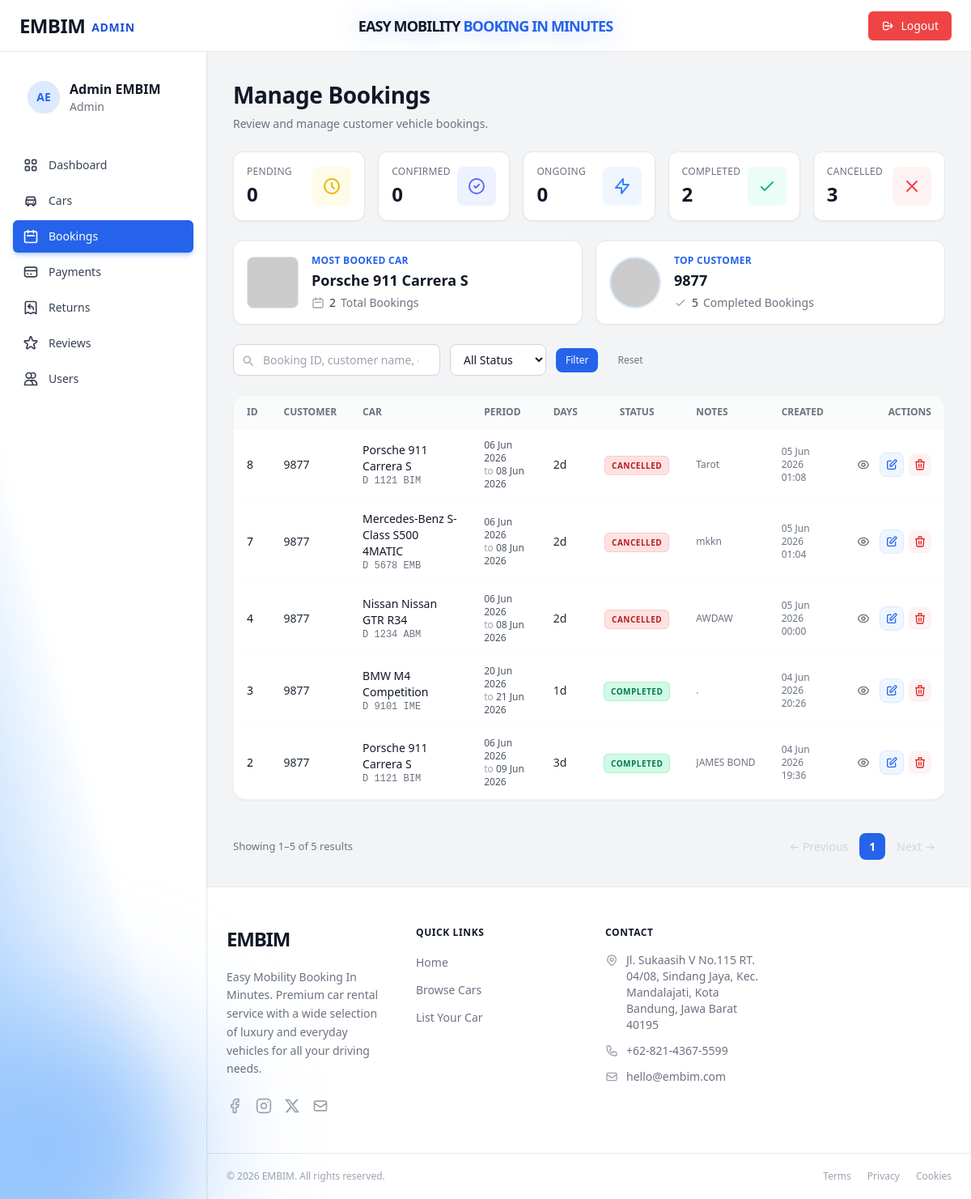
The app's page /admin/index.php?page=manage_bookings (signed in) with its own data.
### tables this page shows
CREATE TABLE `cars` (
  `id` int(11) NOT NULL,
  `brand` varchar(80) NOT NULL,
  `model` varchar(100) NOT NULL,
  `year` year(4) NOT NULL,
  `license_plate` varchar(20) NOT NULL,
  `price_per_day` decimal(12,2) NOT NULL,
  `status` enum('available','booked','maintenance') NOT NULL DEFAULT 'available',
  `transmission` enum('automatic','manual') NOT NULL DEFAULT 'automatic',
  `fuel_type` enum('gasoline','diesel','electric','hybrid') NOT NULL DEFAULT 'gasoline',
  `seats` tinyint(4) NOT NULL DEFAULT 5,
  `description` text DEFAULT NULL,
  `photo` varchar(255) DEFAULT NULL COMMENT 'Nama file gambar di folder assets/images',
  `created_at` datetime NOT NULL DEFAULT current_timestamp(),
  `updated_at` datetime NOT NULL DEFAULT current_timestamp() ON UPDATE current_timestamp()
);

CREATE TABLE `users` (
  `id` int(11) NOT NULL,
  `full_name` varchar(100) NOT NULL,
  `email` varchar(150) NOT NULL,
  `password` varchar(255) NOT NULL COMMENT 'bcrypt hash',
  `phone` varchar(20) DEFAULT NULL,
  `address` text DEFAULT NULL,
  `role` enum('admin','user') NOT NULL DEFAULT 'user',
  `photo_profile` varchar(100) DEFAULT NULL,
  `photo_ktp` varchar(100) DEFAULT NULL,
  `photo_sim` varchar(100) DEFAULT NULL,
  `created_at` datetime NOT NULL DEFAULT current_timestamp(),
  `updated_at` datetime NOT NULL DEFAULT current_timestamp() ON UPDATE current_timestamp()
);

CREATE TABLE `bookings` (
  `id` int(11) NOT NULL,
  `user_id` int(11) NOT NULL,
  `car_id` int(11) NOT NULL,
  `start_date` date NOT NULL,
  `end_date` date NOT NULL,
  `total_days` smallint(6) NOT NULL DEFAULT 1,
  `total_price` decimal(14,2) NOT NULL,
  `status` enum('pending','confirmed','ongoing','completed','cancelled') DEFAULT 'pending',
  `notes` text DEFAULT NULL,
  `identity_photo` varchar(255) DEFAULT NULL,
  `payment_method` enum('transfer_bank_bri','transfer_bank_mandiri','shopeepay','dana','ovo','gopay','transfer_bank_bni','transfer_bank_bca','transfer_bank_seabank') DEFAULT NULL,
  `payment_status` enum('unpaid','paid','refunded') DEFAULT 'unpaid',
  `payment_proof` varchar(255) DEFAULT NULL,
  `paid_at` datetime DEFAULT NULL,
  `created_at` datetime DEFAULT current_timestamp(),
  `updated_at` datetime DEFAULT current_timestamp() ON UPDATE current_timestamp()
);

### admin/views/manage_bookings.php (the view, shortened to what the rows shown need)
<?php require_once __DIR__ . '/partials/layout_top.php'; ?>
<div class="space-y-6">
  <div class="page-heading">
    <h1>Manage Bookings</h1>
  </div>
  <div class="grid grid-cols-1 md:grid-cols-2 gap-4 mb-6">
    <?php if (!empty($topCar)): ?>
    <div class="bg-white rounded-xl border border-gray-200 p-4 flex items-center gap-4 shadow-sm hover:shadow-md transition-shadow">
      <div class="w-16 h-16 shrink-0 rounded-lg overflow-hidden bg-gray-100 border border-gray-200">
        <img src="../assets/images/<?= htmlspecialchars($topCar['photo']) ?>" alt="Top Car" class="w-full h-full object-cover" onerror="this.src='https://ui-avatars.com/api/?name=Car&background=f3f4f6&color=9ca3af'" />
      </div>
      <div class="flex-1 min-w-0">
        <p class="text-xs font-bold text-blue-600 uppercase tracking-wide mb-0.5">Most Booked Car</p>
        <p class="text-lg font-bold text-gray-900 truncate"><?= htmlspecialchars($topCar['brand'] . ' ' . $topCar['model']) ?></p>
        <p class="text-sm text-gray-500 mt-1 flex items-center gap-1.5">
          <svg xmlns="http://www.w3.org/2000/svg" class="h-4 w-4 text-gray-400" fill="none" viewBox="0 0 24 24" stroke="currentColor" stroke-width="2"><path stroke-linecap="round" stroke-linejoin="round" d="M8 7V3m8 4V3m-9 8h10M5 21h14a2 2 0 002-2V7a2 2 0 00-2-2H5a2 2 0 00-2 2v12a2 2 0 002 2z"/></svg>
          <span class="font-medium text-gray-700"><?= $topCar['booking_count'] ?></span> Total Bookings
        </p>
      </div>
    </div>
    <?php endif; ?>
    <?php if (!empty($topUser)): ?>
    <div class="bg-white rounded-xl border border-gray-200 p-4 flex items-center gap-4 shadow-sm hover:shadow-md transition-shadow">
      <div class="w-16 h-16 shrink-0 rounded-full overflow-hidden bg-gray-100 border-2 border-blue-100">
        <img src="../assets/images/user/<?= htmlspecialchars($topUser['photo_profile'] ?? 'default.png') ?>" alt="Top User" class="w-full h-full object-cover" onerror="this.src='https://ui-avatars.com/api/?name=<?= urlencode($topUser['full_name']) ?>&background=eff6ff&color=1d4ed8'" />
      </div>
      <div class="flex-1 min-w-0">
        <p class="text-xs font-bold text-blue-600 uppercase tracking-wide mb-0.5">Top Customer</p>
        <p class="text-lg font-bold text-gray-900 truncate"><?= htmlspecialchars($topUser['full_name']) ?></p>
        <p class="text-sm text-gray-500 mt-1 flex items-center gap-1.5">
          <svg xmlns="http://www.w3.org/2000/svg" class="h-4 w-4 text-gray-400" fill="none" viewBox="0 0 24 24" stroke="currentColor" stroke-width="2"><path stroke-linecap="round" stroke-linejoin="round" d="M5 13l4 4L19 7"/></svg>
          <span class="font-medium text-gray-700"><?= $topUser['booking_count'] ?></span> Completed Bookings
        </p>
      </div>
    </div>
    <?php endif; ?>
  </div>
  <div class="bg-white rounded-2xl shadow-sm border border-gray-100 overflow-hidden mb-6">
    <table class="w-full text-left text-sm text-gray-600">
      <thead class="bg-gray-50/80 border-b border-gray-100 text-xs uppercase font-semibold text-gray-500">
        <tr>
          <th class="px-4 py-3">ID</th>
          <th class="px-4 py-3">Customer</th>
          <th class="px-4 py-3">Car</th>
          <th class="px-4 py-3">Period</th>
          <th class="px-4 py-3">Days</th>
          <th class="px-4 py-3 text-center">Status</th>
          <th class="px-4 py-3">Notes</th>
          <th class="px-4 py-3">Created</th>
          <th class="px-4 py-3 text-right">Actions</th>
        </tr>
      </thead>
      <tbody>
        <?php if (empty($bookings)): ?>
          <tr><td colspan="9" class="text-center py-10 text-gray-400">No booking data found.</td></tr>
        <?php else: foreach ($bookings as $b): ?>
        <tr class="hover:bg-blue-50/30 transition-colors group border-b border-gray-50">
          <td class="px-4 py-3 font-medium text-gray-900"><?= (int)$b['id'] ?></td>
          <td class="px-4 py-3 font-medium text-gray-800"><?= htmlspecialchars($b['customer_name']) ?></td>
          <td class="px-4 py-3">
            <div class="font-medium text-gray-900"><?= htmlspecialchars($b['car_name']) ?></div>
            <div class="text-xs text-gray-500 font-mono"><?= htmlspecialchars($b['license_plate']) ?></div>
          </td>
          <td class="px-4 py-3 text-xs text-gray-600">
            <?= date('d M Y', strtotime($b['start_date'])) ?><br><span class="text-gray-400">to</span> <?= date('d M Y', strtotime($b['end_date'])) ?>
          </td>
          <td class="px-4 py-3 font-medium text-gray-800">
            <?= (int)$b['total_days'] ?>d
          </td>
          <td class="px-4 py-3 text-center">
            <?php
              $bs = $b['status'] ?? 'completed';
              $bsCls = match($bs) {
                'completed' => 'bg-emerald-100 text-emerald-700 border-emerald-200',
                'ongoing' => 'bg-blue-100 text-blue-700 border-blue-200',
                'cancelled' => 'bg-red-100 text-red-700 border-red-200',
                'confirmed' => 'bg-indigo-100 text-indigo-700 border-indigo-200',
                'pending' => 'bg-yellow-100 text-yellow-700 border-yellow-200',
                default => 'bg-gray-100 text-gray-700 border-gray-200'
              };
            ?>
            <span class="px-2 py-1 border rounded-md text-[10px] font-bold uppercase tracking-wider <?= $bsCls ?>">
              <?= htmlspecialchars($bs) ?>
            </span>
          </td>
          <td class="px-4 py-3 text-xs text-gray-500">
            <div class="truncate max-w-[120px]" title="<?= htmlspecialchars($b['notes'] ?? '') ?>">
              <?= !empty($b['notes']) ? htmlspecialchars($b['notes']) : '<span class="italic text-gray-400">—</span>' ?>
            </div>
          </td>
          <td class="px-4 py-3 text-xs text-gray-500">
            <?= htmlspecialchars(date('d M Y', strtotime($b['created_at']))) ?><br><?= htmlspecialchars(date('H:i', strtotime($b['created_at']))) ?>
          </td>
          <td class="px-4 py-3">
            <div class="flex items-center justify-end gap-1.5">
              <a href="?page=booking_detail&id=<?= $b['id'] ?>" class="p-1.5 text-gray-500 hover:text-gray-900 hover:bg-gray-100 rounded-lg transition-colors" title="View Details">
              </a>
              <a href="?page=edit_booking&id=<?= $b['id'] ?>" class="p-1.5 bg-blue-50 text-blue-600 hover:bg-blue-600 hover:text-white rounded-lg transition-colors border border-blue-100" title="Edit">
                <svg xmlns="http://www.w3.org/2000/svg" class="h-4 w-4" fill="none" viewBox="0 0 24 24" stroke="currentColor" stroke-width="2"><path stroke-linecap="round" stroke-linejoin="round" d="M11 5H6a2 2 0 00-2 2v11a2 2 0 002 2h11a2 2 0 002-2v-5m-1.414-9.414a2 2 0 112.828 2.828L11.828 15H9v-2.828l8.586-8.586z"/></svg>
              </a>
              <button type="button" onclick="openDeleteModal(<?= (int)$b['id'] ?>, '<?= addslashes(htmlspecialchars($b['customer_name'])) ?>')" class="p-1.5 bg-red-50 text-red-600 hover:bg-red-100 rounded-lg transition-colors" title="Delete">
                <svg xmlns="http://www.w3.org/2000/svg" class="h-4 w-4" fill="none" viewBox="0 0 24 24" stroke="currentColor" stroke-width="2"><path stroke-linecap="round" stroke-linejoin="round" d="M19 7l-.867 12.142A2 2 0 0116.138 21H7.862a2 2 0 01-1.995-1.858L5 7m5 4v6m4-6v6m1-10V4a1 1 0 00-1-1h-4a1 1 0 00-1 1v3M4 7h16"/></svg>
              </button>
            </div>
          </td>
        </tr>
        <?php endforeach; endif; ?>
      </tbody>
    </table>
  </div>
</div>
<?php require_once __DIR__ . '/partials/layout_bottom.php'; ?>

### records on screen
cars: brand+model "Porsche 911 Carrera S"
users: full_name "9877"
bookings: id "8", user.full_name "9877", car_name "Porsche 911 Carrera S", car.license_plate "D 1121 BIM", start_date "06 Jun 2026", end_date "08 Jun 2026", total_days "2", status "CANCELLED", notes "Tarot", created_at "05 Jun 2026", created_at "01:08"
bookings: id "7", user.full_name "9877", car_name "Mercedes-Benz S-Class S500 4MATIC", car.license_plate "D 5678 EMB", start_date "06 Jun 2026", end_date "08 Jun 2026", total_days "2", status "CANCELLED", notes "mkkn", created_at "05 Jun 2026", created_at "01:04"
bookings: id "4", user.full_name "9877", car_name "Nissan Nissan GTR R34", car.license_plate "D 1234 ABM", start_date "06 Jun 2026", end_date "08 Jun 2026", total_days "2", status "CANCELLED", notes "AWDAW", created_at "05 Jun 2026", created_at "00:00"
bookings: id "3", user.full_name "9877", car_name "BMW M4 Competition", car.license_plate "D 9101 IME", start_date "20 Jun 2026", end_date "21 Jun 2026", total_days "1", status "COMPLETED", notes ".", created_at "04 Jun 2026", created_at "20:26"
bookings: id "2", user.full_name "9877", car_name "Porsche 911 Carrera S", car.license_plate "D 1121 BIM", start_date "06 Jun 2026", end_date "09 Jun 2026", total_days "3", status "COMPLETED", notes "JAMES BOND", created_at "04 Jun 2026", created_at "19:36"

### other values on screen
$adminInitials "AE"
$adminName "Admin EMBIM"
$link['label'] "Dashboard"
$link['label'] "Cars"
$link['label'] "Bookings"
$link['label'] "Payments"
$link['label'] "Returns"
$link['label'] "Reviews"
$link['label'] "Users"
$stats['pending'] "0"
$stats['confirmed'] "0"
$stats['ongoing'] "0"
$stats['completed'] "2"
$stats['cancelled'] "3"
$topCar['booking_count'] "2"
